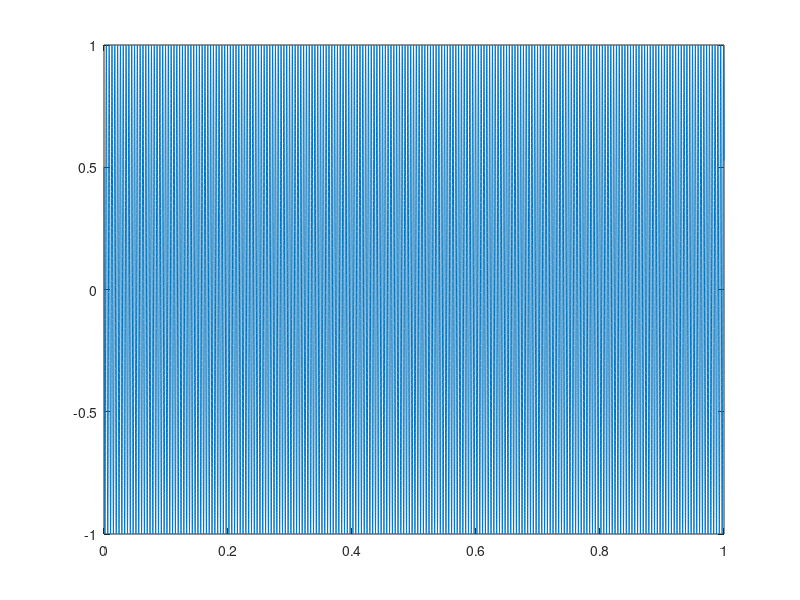

Recreate this plot in MATLAB.
%Make a code set to play a sound with
%the parameters listed below for the function
% Acos(2 pi f t + phi)
clear
close all
a = 1;          %Set amplitude to 1
f = 220;        %Set Frequency to 220  
R = 44100;      %Set sample rate to 44100
t = 0:1/R:1;    %Make time array that is one second long with intervals at the sample rate
phi = pi/3;     %Set phase change to pi/3
x = a*cos(2*pi*f*t + phi);
plot(t(1:R),x(1:R));
soundsc(x,R);